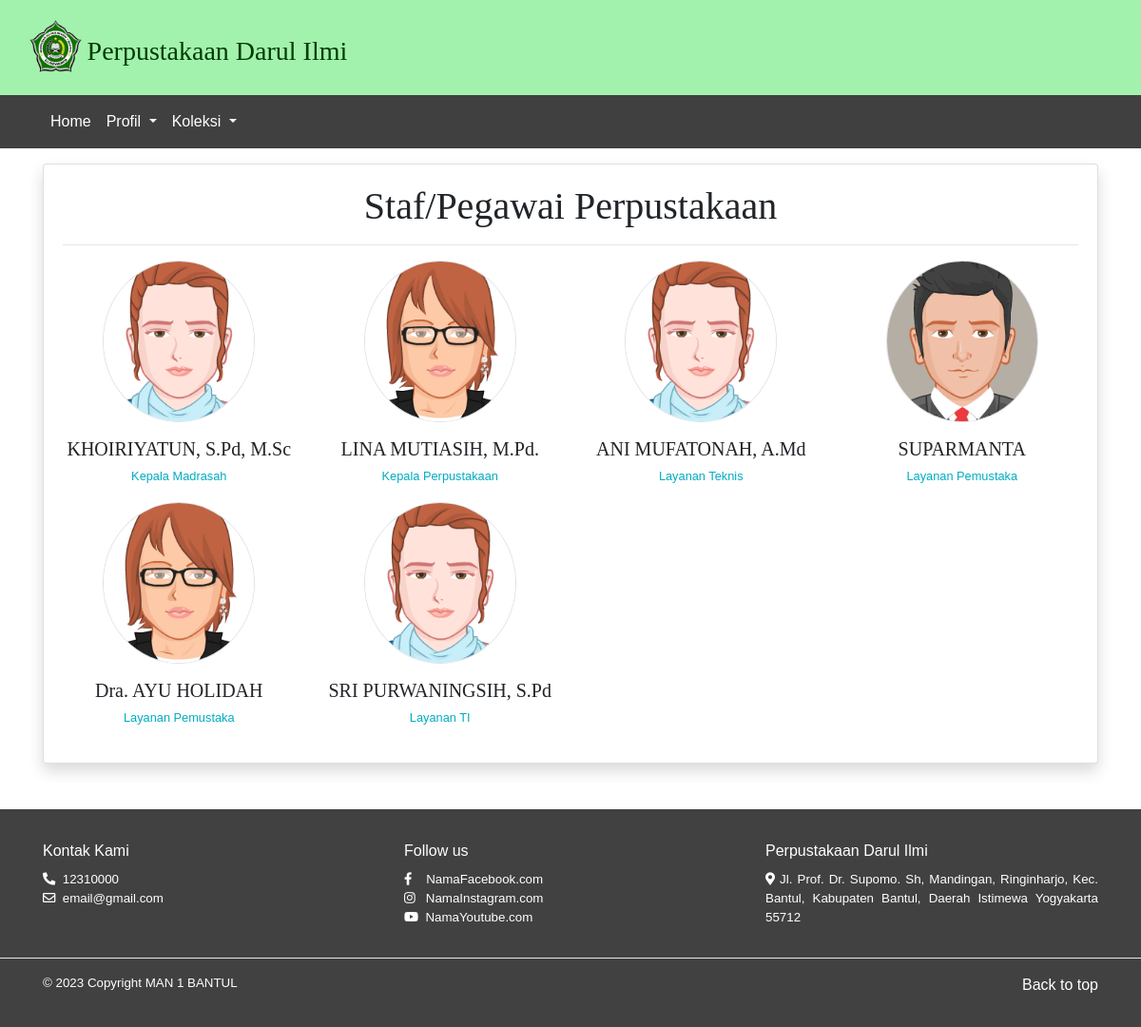
Page /index.php/perpustakaan/staf_perpustakaan on the committed database.
### tables this page shows
CREATE TABLE `pegawai` (
  `id` int(11) NOT NULL,
  `nama` varchar(150) NOT NULL,
  `nip` varchar(50) NOT NULL,
  `tmpt_lahir` varchar(200) NOT NULL,
  `tgl_lahir` date NOT NULL,
  `no_telp` varchar(15) NOT NULL,
  `id_jabatan` int(11) NOT NULL,
  `alamat` text NOT NULL,
  `foto` varchar(200) NOT NULL
);

CREATE TABLE `jabatan` (
  `id_jabatan` int(11) NOT NULL,
  `nama_jabatan` varchar(200) NOT NULL
);

### application/controllers/Perpustakaan.php (called while the page is built, shortened)
<?php
class Perpustakaan extends CI_Controller
{
	public function staf_perpustakaan()
	{
		$data['judul'] = 'Data Staf/Pegawai Perpustakaan';
		$data['staff'] = $this->m_pegawai->tampil_data();
		$this->load->view('staf_perpustakaan', $data);
	}
}

### index.php (called while the page is built, shortened)
<?php
require_once BASEPATH.'core/CodeIgniter.php';

### application/models/Model_pegawai.php (called while the page is built, shortened)
<?php
class Model_pegawai extends CI_Model
{
    function tampil_data()
    {
        $this->db->select('
        pegawai.*, jabatan.id_jabatan, jabatan.nama_jabatan,
      ');
        $this->db->join('jabatan', 'pegawai.id_jabatan = jabatan.id_jabatan');
        $this->db->from('pegawai');
        $query = $this->db->get();
        return $query->result();
    }
}

### application/views/staf_perpustakaan.php (the view, shortened to what this page needs)
<!doctype html>
<html lang="en">
<head>
    <link href="<?= base_url() ?>assets/plugins/bootstrap-4.6.2/css/bootstrap.min.css" rel="stylesheet">
    <link href="<?= base_url() ?>assets/plugins/bootstrap-4.6.2/css/bootstrap.css" rel="stylesheet">
    <link rel="stylesheet" type="text/css" href="<?= base_url('assets/dist/css/carousel-blog.css') ?>">
    <link rel="stylesheet" href="<?= base_url(); ?>assets/plugins/fontawesome-free/css/all.min.css">
    <link rel="stylesheet" href="<?= base_url(); ?>assets/plugins/datatables-bs4/css/dataTables.bootstrap4.css">
    <link rel="stylesheet" href="<?= base_url(); ?>assets/plugins/datatables/jquery.dataTables.min.js">
    <link rel="stylesheet" href="<?= base_url(); ?>assets/plugins/datatables-responsive/css/responsive.bootstrap4.css">
    <link rel="stylesheet" href="<?= base_url(); ?>assets/plugins/datatables-responsive/css/responsive.bootstrap4.min.css">
</head>
<body>
    <nav class="navbar navbar-expand-lg navbar-dark pb-3 pt-3" id="back-to-top" style="background-color: #a2f2ad;">
        <div class="container-fluid">
            <a class="navbar-brand" href="<?= base_url('perpustakaan') ?>">
                <img src="<?= base_url('assets/dist/img/logoman.png') ?>" width="55" height="55" class="d-inline-block align-top">
                <h3 class="text-center d-inline-block align-top pt-3" style="color: #003c00;">Perpustakaan Darul Ilmi</h3>
            </a>
        </div>
    </nav>
    <nav class="navbar navbar-expand-lg navbar-dark" id="back-to-top" style="background-color: #404040;">
        <div class="container">
            <div class="collapse navbar-collapse" id="navbarSupportedContent">
                <ul class="navbar-nav">
                    <li class="nav-item active">
                        <a class="nav-link" href="<?= base_url('perpustakaan') ?>">Home</a>
                    </li>
                    <li class="nav-item dropdown active">
                        <a class="nav-link dropdown-toggle" href="#" role="button" data-toggle="dropdown" aria-expanded="false">
                            Profil
                        </a>
                    </li>
                    <li class="nav-item dropdown active">
                        <a class="nav-link dropdown-toggle" href="#" role="button" data-toggle="dropdown" aria-expanded="false">
                            Koleksi
                        </a>
                    </li>
                </ul>
            </div>
        </div>
    </nav>
    <div class="container mt-3 mb-3">
        <div class="card mb-5 shadow">
            <div class="card-body">
                <h1 class="text-center">Staf/Pegawai Perpustakaan</h1>
                <hr>
                <div class="row">
                    <?php foreach ($staff as $staf) : ?>
                        <div class="col-md-3 text-center mb-3">
                            <div class="mb-3">
                                <img src="<?php echo base_url() . './upload/foto/pegawai/' . $staf->foto ?>" class="card-img-top img-fluid rounded-circle border" style="width: 160px; height: 170px;">
                            </div>
                            <h5 class="mb-1"><?= $staf->nama; ?></h5>
                            <small class="text-info mt-1"><?= $staf->nama_jabatan; ?></small>
                        </div>
                    <?php endforeach; ?>
                </div>
            </div>
        </div>
    </div>
    <div class=" footer" style="background-color: #414141;">
        <div class="container">
            <div class="row">
                <div class="col-sm mb-3" id="kontak">
                    <p class="text-white mb-2">Kontak Kami</p>
                    <p class="text-white" style="font-size: smaller;"><i class="nav-icon fas fa-phone-alt"></i>&NonBreakingSpace;&NonBreakingSpace;12310000</p>
                    <p class="text-white" style="font-size: smaller;"><i class="nav-icon far fa-envelope"></i>&NonBreakingSpace;&NonBreakingSpace;email@gmail.com</p>
                </div>
                <div class="col-sm mb-3">
                    <p class="text-white mb-2">Follow us</p>
                    <p class="text-white" style="font-size: smaller;"><i class="nav-icon fab fa-facebook-f"></i>&NonBreakingSpace;&NonBreakingSpace;&NonBreakingSpace;&NonBreakingSpace;NamaFacebook.com</p>
                    <p class="text-white" style="font-size: smaller;"><i class="nav-icon fab fa-instagram"></i>&NonBreakingSpace;&NonBreakingSpace;&NonBreakingSpace;NamaInstagram.com</p>
                    <p class="text-white" style="font-size: smaller;"><i class="nav-icon fab fa-youtube"></i>&NonBreakingSpace;&NonBreakingSpace;NamaYoutube.com</p>
                </div>
                <div class="col-sm mb-3">
                    <p class="text-white mb-2">Perpustakaan Darul Ilmi</p>
                    <p class="text-white text-justify" style="font-size: smaller;"><i class="fas fa-map-marker-alt"></i>&NonBreakingSpace;Jl. Prof. Dr. Supomo. Sh, Mandingan, Ringinharjo, Kec. Bantul, Kabupaten Bantul, Daerah Istimewa Yogyakarta 55712</p>
                </div>
            </div>
        </div>
        <hr style="background-color: white;">
        <div class="container">
            <div class="row">
                <div class="col-md-6">
                    <p class="text-white" style="font-size: smaller;">&copy; <?php echo date('Y'); ?> Copyright MAN 1 BANTUL </p>
                </div>
                <div class="col-md-6 d-flex justify-content-end">
                    <a href="#back-to-top" class="text-white">Back to top</a>
                </div>
            </div>
        </div>
    </div>
</body>
</html>

### rows in the picture
pegawai: foto (picture), nama "KHOIRIYATUN, S.Pd, M.Sc", id_jabatan.nama_jabatan "Kepala Madrasah"
pegawai: foto (picture), nama "LINA MUTIASIH, M.Pd.", id_jabatan.nama_jabatan "Kepala Perpustakaan"
pegawai: foto (picture), nama "ANI MUFATONAH, A.Md", id_jabatan.nama_jabatan "Layanan Teknis"
pegawai: foto (picture), nama "SUPARMANTA", id_jabatan.nama_jabatan "Layanan Pemustaka"
pegawai: foto (picture), nama "Dra. AYU HOLIDAH", id_jabatan.nama_jabatan "Layanan Pemustaka"
pegawai: foto (picture), nama "SRI PURWANINGSIH, S.Pd", id_jabatan.nama_jabatan "Layanan TI"
